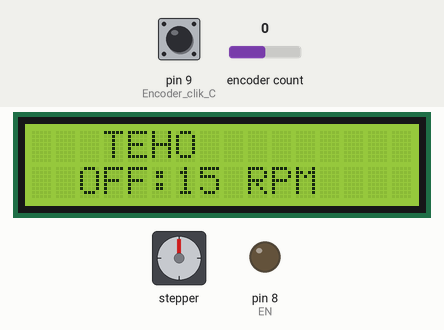
Simulated run of this sketch. Board: Arduino Uno, built with avr-gcc and run on an emulated ATmega328P. Parts: 16×2 character LCD, stepper motor, output pins drawn as LEDs (lit = HIGH). The test bench sets the inputs (shaded band); at power-on: pin 9 (Encoder_clik_C) HIGH, encoder count 0. Stepper angles assume 200 steps per turn; what the sketch prints to the serial monitor is not drawn.

Above: at 3.3 s.
3.4 s: pin 9 (Encoder_clik_C) pulsed LOW 5 times (0.12 s each, 0.3 s apart)
At 5.34 s:
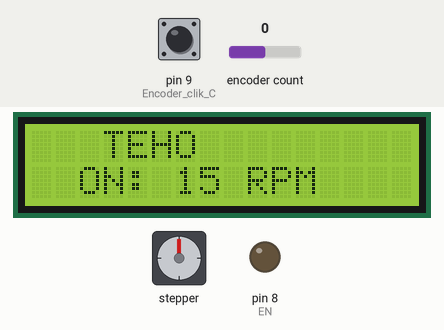
At 5.95 s:
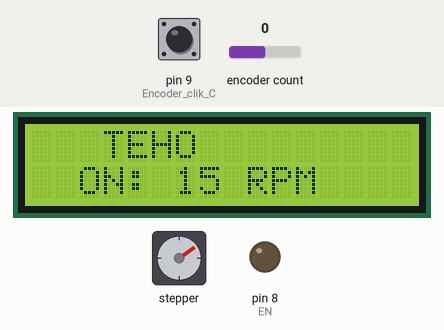
7.6 s: encoder count set to 1
10.0 s: pin 9 (Encoder_clik_C) driven LOW
13.0 s: pin 9 (Encoder_clik_C) pulsed HIGH 5 times (0.12 s each, 0.3 s apart)
At 14.09 s:
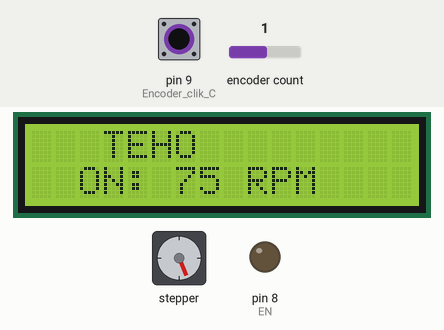
Timing chart, 0 to 17.0 s (numbered marks = the images above; inputs shaded):
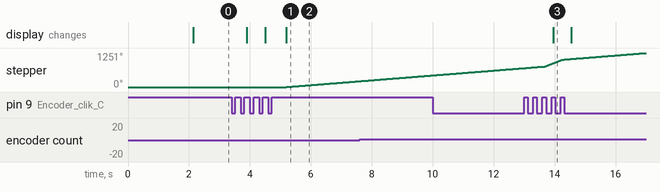

The sketch:

Torno_Rodillos.ino
```cpp
//=================================================================================
// Script by: Juan Carlos Botero
// creation date: 11/12/2019
// version: development 1.0
// last update: 11/12/2019
//================================================================================

#include <Wire.h>
#include <LCD.h>
#include <AccelStepper.h> //http://www.airspayce.com/mikem/arduino/AccelStepper/index.html
#include <OneButton.h> //http://www.mathertel.de/Arduino/OneButtonLibrary.aspx
#include <Encoder.h> //https://github.com/ericbarch/arduino-libraries/blob/master/Encoder/Encoder.h
#include <LiquidCrystal_I2C.h> //https://github.com/fdebrabander/Arduino-LiquidCrystal-I2C-library/blob/master/LiquidCrystal_I2C.h
#define ENCODER_DO_NOT_USE_INTERRUPTS

// STEPERS INITIALIZATION ===========================================================
AccelStepper stepper_X(1, 5, 2); // (I,S,D) I = steper driver interface S= STEP D= DIR
const int EN = 8;

const int SPR_X = 200; // X Stepps in one revolution

// DISPLAY INITIALIZATION ==========================================================
LiquidCrystal_I2C  lcd(0x3F, 2, 1, 0, 4, 5, 6, 7);

// ROTARY ENCODER INITIALIZATION ===================================================
float oldPosition  = 0;
float newPosition = 0;
int Encoder_pin_A = 13;
int Encoder_pin_B = 12;
int Encoder_clik_C = 9;
float increment = 10;
Encoder myEnc(Encoder_pin_A, Encoder_pin_B);
OneButton button0(Encoder_clik_C, true);

//Other variables ============================================================
unsigned long old_time = 0;
unsigned long new_time = 0;
int Sleep_time = 10000;
bool Mode = false;
bool flag = false;
int Vel = 50;
int Vel1 = 50;
int Vel2 = 250;
int RPMVel = 0;

void setup() {
  //SERIAL SET UP
  Serial.begin (9600);
  Serial.println("Start");
  // STEPPERS ===================================================================
  pinMode(EN, OUTPUT);
  digitalWrite(EN, LOW);
  stepper_X.disableOutputs();
  stepper_X.setMaxSpeed(1000);
  stepper_X.setAcceleration(5000);
  //  stepper_X.setSpeed(10000);


  // DISPLAY ===================================================================
  lcd.begin (16, 2);
  lcd.setBacklightPin(3, POSITIVE);
  lcd.setBacklight(HIGH);
  lcd.home();
  clearLine(0);
  lcd.setCursor (3, 0);
  lcd.print("TEHO");
  clearLine(1);
  lcd.setCursor (2, 1);
  lcd.print("Helli");
  delay(2000);
  clearLine(1);
  lcd.setCursor (2, 1);
  lcd.print("START");

  // ROTARY ENCODER ============================================================
  button0.attachClick(singleClick);
  button0.attachDoubleClick(doubleclick);

  //button0.attachDoubleClick(doubleClick);
  //button0.attachLongPressStart(longPressStart);
  //button0.attachDuringLongPress(longPress);
  //button0.attachLongPressStop(longPressStop);
  myEnc.write(newPosition * 4 * increment);

}

void loop() {

  button0.tick();
  MODE();
  //  Encoder_Check();
  //  sleep(0);
}

void MODE() {
  if (Mode == true) {
    //stepper_X.moveTo(1000);
    if (flag == true) {
      flag = false;
      Serial.println("one time");
      stepper_X.setSpeed(Vel);
      lcd.setCursor (2, 1);
      lcd.print("ON: ");
      RPMVel = PPS2RPM(Vel);
      lcd.print (RPMVel);
      lcd.print(" RPM");
    }
    stepper_X.runSpeed();
    //    stepper_X.run();

    //    lcd.print("  500 SPM  ");
  }
  else if (Mode == false) {

    lcd.setCursor (2, 1);
    lcd.print("OFF:");
    RPMVel = PPS2RPM(Vel);
    lcd.print (RPMVel);
    lcd.print(" RPM");
  }
}

void Encoder_Check() {
  newPosition = (myEnc.read() / 4) * increment;
  if (newPosition != oldPosition)
  {
    Serial.println(newPosition);
    lcd.setCursor (2, 1);
    lcd.print(newPosition);
    sleep(1);
    //RPM_X = newPosition;

    //    if (SetUpKey == true) {
    //      SetUpMenu( RPM_X, 0);
    //      float local = RPM2SPS(RPM_X);
    //      stepper_X.setSpeed(local);
    //    }
    oldPosition = newPosition;
  }
} // Encoder_Check

void singleClick() {
  sleep(1);
  Serial.println("singleClick");
  Mode = !Mode;
  flag = true;

} //singleClick

void doubleclick() {
  sleep(1);
  if (Vel == Vel1) {
    Vel = Vel2;
  }
  else if (Vel == Vel2) {
    Vel = Vel1;
  }
  Serial.println("singleClick");
  flag = true;

}// doubleclick


void sleep(int T)
{
  if (T == 1)
  {
    old_time = millis();
    lcd.setBacklight(HIGH);
  }
  unsigned long new_time = millis();

  if (new_time - old_time > Sleep_time)
  {
    lcd.setBacklight(LOW);
  }
}
void clearLine(int line) {
  lcd.setCursor (0, line);
  lcd.print("                ");
} // clearLine

int PPS2RPM(int pps) {
//  int RPM = pps * 1.8 * 60 / 360;
  int RPM = pps * 0.3;
  Serial.print(RPM);
  Serial.print(" RPM");
  return RPM;
}
```

Measured:
- after the input at 3.4 s, stepper: keeps turning clockwise at about 90°/s, starting after 1.8 s; the display: first changes after 0.50 s (image 1 shows a later state)
- after the input at 13.0 s, the display: changes after 0.95 s (image 3)
